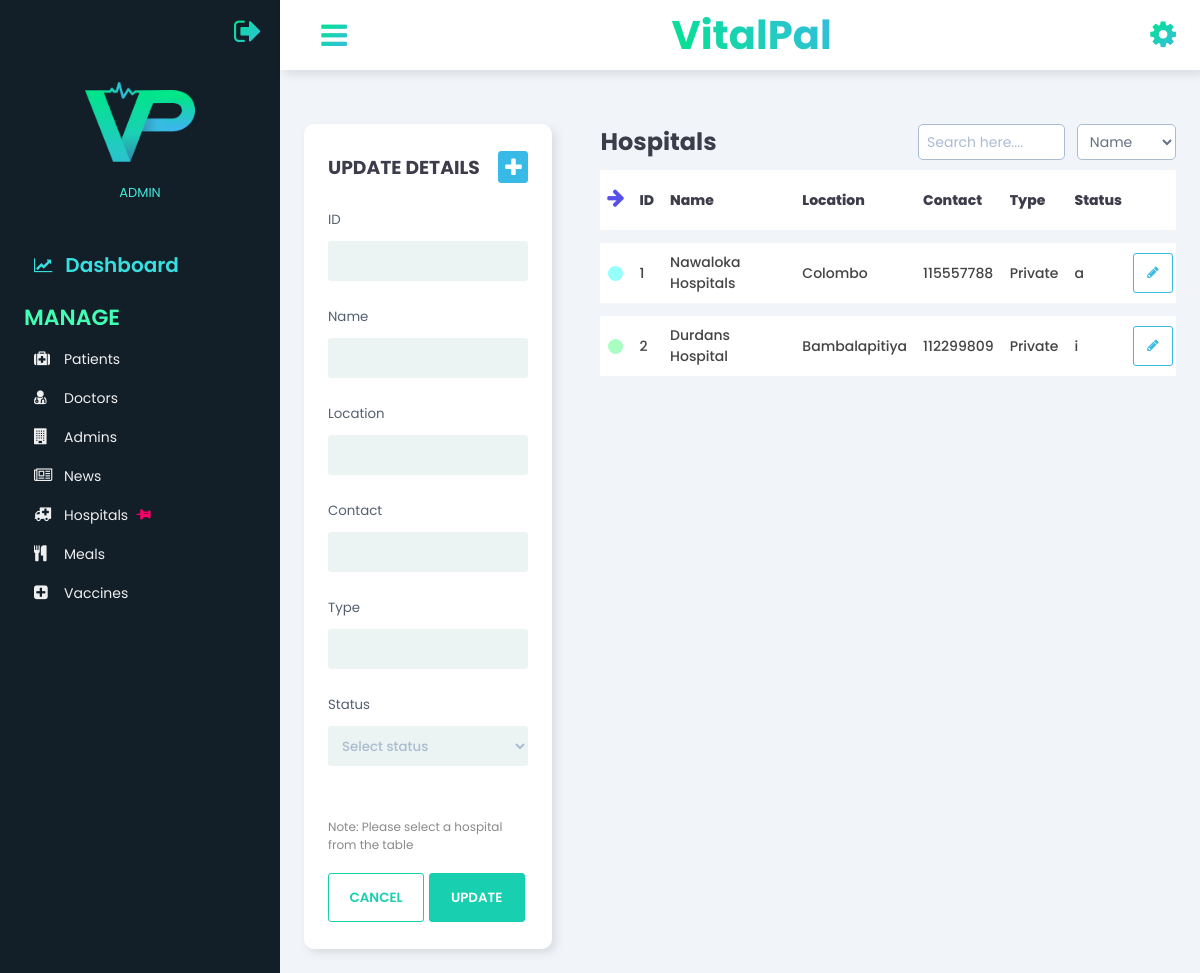
/admin/Hospitals.php (signed in), run on the app's committed database.
### tables this page shows
CREATE TABLE `hospital` (
  `hospital_ID` int(4) NOT NULL,
  `name` varchar(20) NOT NULL,
  `location` varchar(20) NOT NULL,
  `contact` int(10) NOT NULL,
  `type` varchar(10) NOT NULL,
  `h_status` varchar(1) NOT NULL
);

### classes/hospitals.php (called while the page is built, shortened)
<?php
    class Hospital {
        public function __construct() {
            $con = mysqli_connect(HOST, USER, PASS, DB) or die('Connection Error! '.mysqli_error());
            $this->vpc=$con;
        }
        public function h_fetchdata(){
            $result=mysqli_query($this->vpc,"SELECT * FROM hospital");
            return $result;
        }
    }
?>

### admin/Hospitals.php (the view, shortened to what this page needs)
<?php
include_once("../classes/hospitals.php");
?>
<!DOCTYPE html>
<html>
    <head>
        <link rel="stylesheet" href="../css/style_3.css?v=<?php echo time(); ?>">
        <link href="https://stackpath.bootstrapcdn.com/font-awesome/4.7.0/css/font-awesome.min.css" rel="stylesheet">
    </head>
<body>
    <div class="sidebar">
        <div class="sidebar-logout">
            <div class="logout-flex">
                <div class="logout-icons">
                <a href="?q=logout"><span class="fa fa-sign-out"></span></a>
                </div>
            </div>
        </div>
        <div class="sidebar-main">
            <div class="sidebar-user">
                <img src="../images/vitalpal_logo_square.png?v=<?php echo time(); ?>" alt="">
                <div class="user-info">
                    <span>ADMIN</span>
                </div>
            </div>
            <div class="sidebar-menu">
                <ul>
                    <li>
                        <a href="Dashboard.php" class="dash">
                            <span class="fa fa-line-chart"></span>
                            Dashboard
                        </a>
                    </li>
                </ul>
                <div class="menu-head">
                    <span>Manage</span>
                </div>
                <ul>
                    <li>
                        <a href="Patients.php">
                            <div class="side-icon">
                                <span class="fa fa-medkit"></span>
                            </div>
                            Patients
                        </a>
                    </li>
                    <li>
                        <a href="Doctors.php">
                            <div class="side-icon">
                                <span class="fa fa-user-md"></span>
                            </div>
                            Doctors
                        </a>
                    </li>
                    <li>
                        <a href="Admins.php">
                            <div class="side-icon">
                                <span class="fa fa-building"></span>
                            </div>
                            Admins
                        </a>
                    </li>
                    <li>
                        <a href="News.php">
                            <div class="side-icon">
                                <span class="fa fa-newspaper-o"></span>
                            </div>
                            News
                        </a>
                    </li>
                    <li>
                        <a href="Hospitals.php">
                            <div class="side-icon">
                                <span class="fa fa-ambulance"></span>
                            </div>
                            Hospitals
                            <div class="marker">
                                <span class="fa fa-thumb-tack"></span>
                            </div>
                        </a>
                    </li>
                    <li>
                        <a href="Meals.php">
                            <div class="side-icon">
                                <span class="fa fa-cutlery"></span>
                            </div>
                            Meals
                        </a>
                    </li>
                    <li>
                        <a href="Vaccines.php">
                            <div class="side-icon">
                                <span class="fa fa-plus-square"></span>
                            </div>
                            Vaccines
                        </a>
                    </li>
                </ul>
            </div>
        </div>
    </div>
    <div class="main-content">
        <header>
            <div class="menu-toggle">
                <label for="sidebar-toggle">
                    <span class="fa fa-bars"></span>
                </label>
            </div>
            <div class="header-heading">
                <a href="Dashboard.php"><h2>VitalPal</h2></a>
            </div>
            <div class="header-icons">
                <span class="fa fa-cog"> </span>
            </div>
        </header>
        <main>
            <div class="grid">
                <form action="" method="POST" id="form">
                    <div class="form-card">
                        <div class="form-head">
                            <h3>UPDATE DETAILS</h3>
                            <div  id="show-insert" class="showinsert"><span class="fa fa-plus"></span></div>
                        </div>
                        <div class="form-input">
                            <small>ID </small> <br>
                            <input  type="text" name="id" id="h_id" required data-readonly>
                        </div>
                        <div class="form-input">
                            <small>Name</small> <br>
                            <input  type="text" name="name" id="h_name" required>
                        </div>
                        <div class="form-input">
                            <small>Location</small> <br>
                            <input  type="text" name="location" id="h_location" required>
                        </div>
                        <div class="form-input">
                            <small>Contact</small> <br>
                            <input  type="text" name="contact" id="h_contact" required>
                        </div>
                        <div class="form-input">
                            <small>Type</small> <br>
                            <input  type="text" name="type" id="h_type" required>
                        </div>
                        <div class="form-input">
                            <small>Status </small> <br>
                            <select name="status" class="currentstatus" id="h_status" required>
                                <option value="" selected hidden>Select status</option>
                            </select>
                        </div>
                        <div class="form-note">
                            <p>Note: Please select a hospital from the table </p>
                        </div>
                        <div class="form-btn">
                            <input type="reset" name="reset"  class="cancel-btn" value="Cancel">
                            <input type="submit" name="submitUpdate" class="update-btn" value="Update" id="submitbtn">
                        </div>
                    </div>
                </form>
                <div class="data">
                    <div class="filtering">
                        <h2>Hospitals</h2>
                        <input type="text" name="search" id="search" placeholder="Search here...." >
                        <select data="fa fa-filter" name="filter" class="searchbyfilter" id="searchfilter" required>
                            <option value="2">Name</option>
                        </select>
                    </div>
                    <div class="table-responsive">
                        <table id="table" width="100%">
                            <tbody>
                                <tr class="table-heading">
                                    <td>
                                        <div class="indicator-heading">
                                            <span class="fa fa-arrow-down"></span>
                                        </div>
                                    </td>
                                    <td>
                                        <div>
                                            <p>ID</p>
                                        </div>
                                    </td>
                                    <td>
                                        <div>
                                            <p>Name</p>
                                        </div>
                                    </td>
                                    <td>
                                        <div>
                                            <p>Location</p>
                                        </div>
                                    </td>
                                    <td>
                                        <div>
                                            <p>Contact</p>
                                        </div>
                                    </td>
                                    <td>
                                        <div>
                                            <p>Type</p>
                                        </div>
                                    </td>
                                    <td>
                                        <div>
                                            <p>Status</p>
                                        </div>
                                    </td>
                                    <td>
                                        <div>
                                        </div>
                                    </td>
                                </tr>
                                <?php
                                    include_once '../classes/hospitals.php';
                                    $fetchdata=new Hospital();
                                    $sql=$fetchdata->h_fetchdata();
                                    $cnt=1;
                                    while($row=mysqli_fetch_array($sql))
                                    {
                                echo '
                                <tr>
                                    <td>
                                        <div>
                                            <span class="indicator"></span>
                                        </div>
                                    </td>
                                    <td id=id'.$cnt.'>
                                        <div>
                                            '.$row['hospital_ID'].'
                                        </div>
                                    </td>
                                    <td id=name'.$cnt.'>
                                        <div>
                                            '.$row['name'].'
                                        </div>
                                    </td>
                                    <td id=location'.$cnt.'>
                                        <div>
                                            '.$row['location'].'
                                        </div>
                                    </td>
                                    <td id=contact'.$cnt.'>
                                        <div>
                                            '.$row['contact'].'
                                        </div>
                                    </td>
                                    <td id=type'.$cnt.'>
                                        <div>
                                            '.$row['type'].'
                                        </div>
                                    </td>
                                    <td id=status'.$cnt.'>
                                        <div>
                                            '.$row['h_status'].'
                                        </div>
                                    </td>
                                    <td>
                                        <div class="update">
                                            <button  id="updaterow" onclick="loadData('.$cnt.')"><span class="fa fa-pencil"></span></button>
                                        </div>
                                    </td>
                                </tr>
                                ';
                                   $cnt++;
                                    }
                                ?>
                            </tbody>
                        </table>
                    </div>
                </div>
            </div>
        </main>
    </div>
</body>
</html>

### data on the page
hospital: hospital_ID "1", name "Nawaloka Hospitals", location "Colombo", contact "115557788", type "Private", h_status "a"
hospital: hospital_ID "2", name "Durdans Hospital", location "Bambalapitiya", contact "112299809", type "Private", h_status "i"
